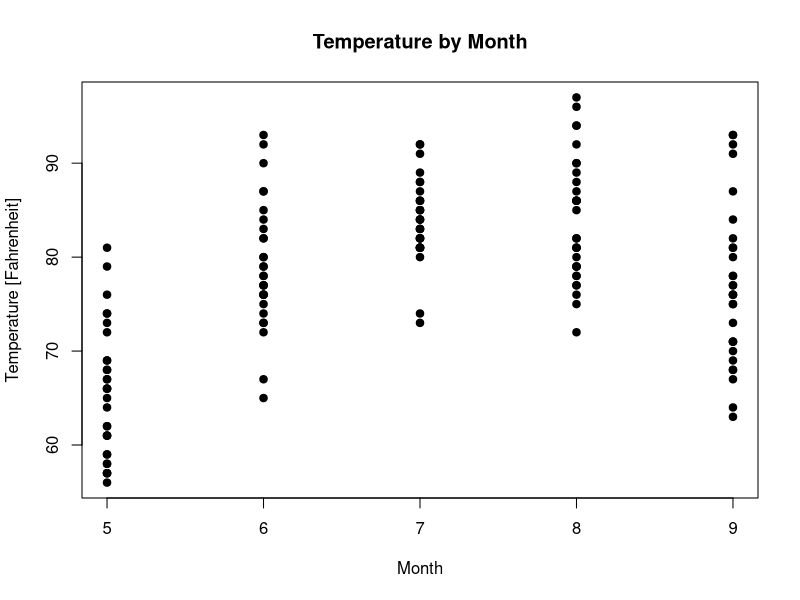
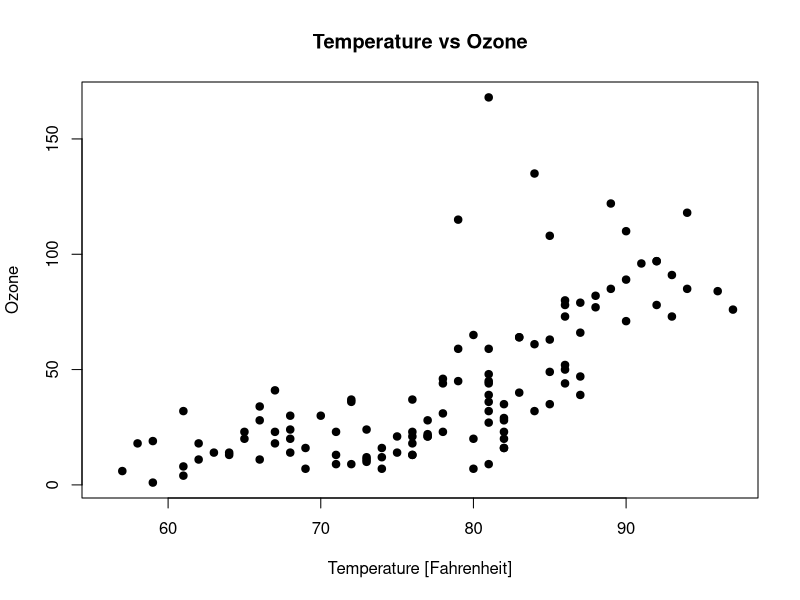
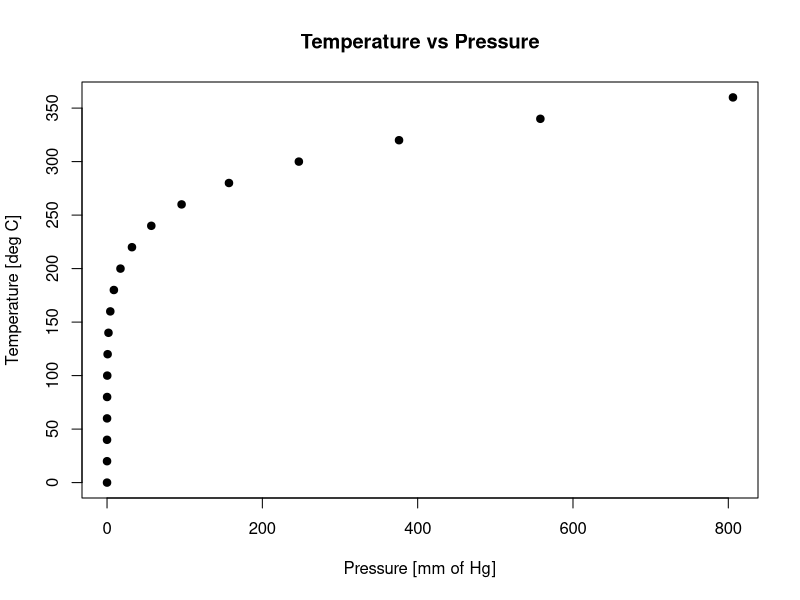
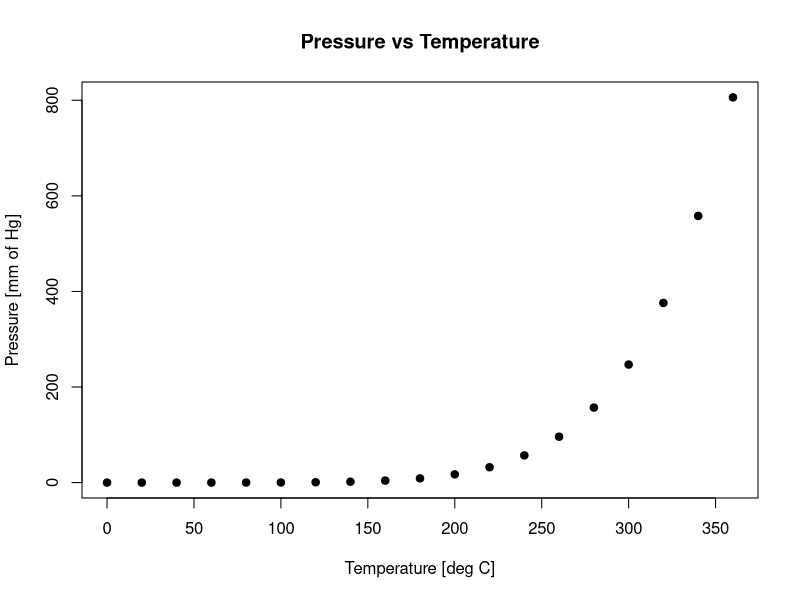

Recreate these plots in R, in order.
## ---- chunk 1
knitr::opts_chunk$set(echo = TRUE)
## ---- chunk 2
plot(x = airquality$Month, 
     y = airquality$Temp,
     main = "Temperature by Month",
     xlab = "Month",
     ylab = "Temperature [Fahrenheit]",
     pch = 19)
## ---- chunk 3
plot(x = airquality$Temp,
     y = airquality$Ozone,
     main = "Temperature vs Ozone",
     xlab = "Temperature [Fahrenheit]",
     ylab = "Ozone",
     pch = 19)
## ---- chunk 4
plot(x = pressure$pressure, 
     y = pressure$temperature,
     main = "Temperature vs Pressure",
     xlab = "Pressure [mm of Hg]",
     ylab = "Temperature [deg C]",
     pch = 19)
## ---- chunk 5
plot(x = pressure$temperature, 
     y = pressure$pressure,
     main = "Pressure vs Temperature",
     xlab = "Temperature [deg C]",
     ylab = "Pressure [mm of Hg]",
     pch = 19)
